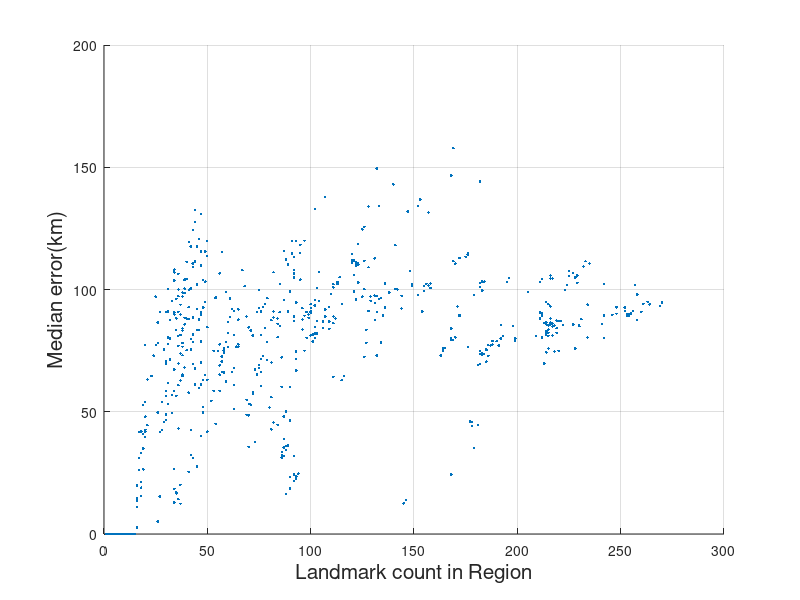

Write MATLAB code to recreate this figure.
clear;
load('data_linear_ds_error.mat');
scatter(data_size,errors*85,'.b');
grid on;
xlabel('Landmark count in Region','FontSize',15);
ylabel('Median error(km)','FontSize',15);